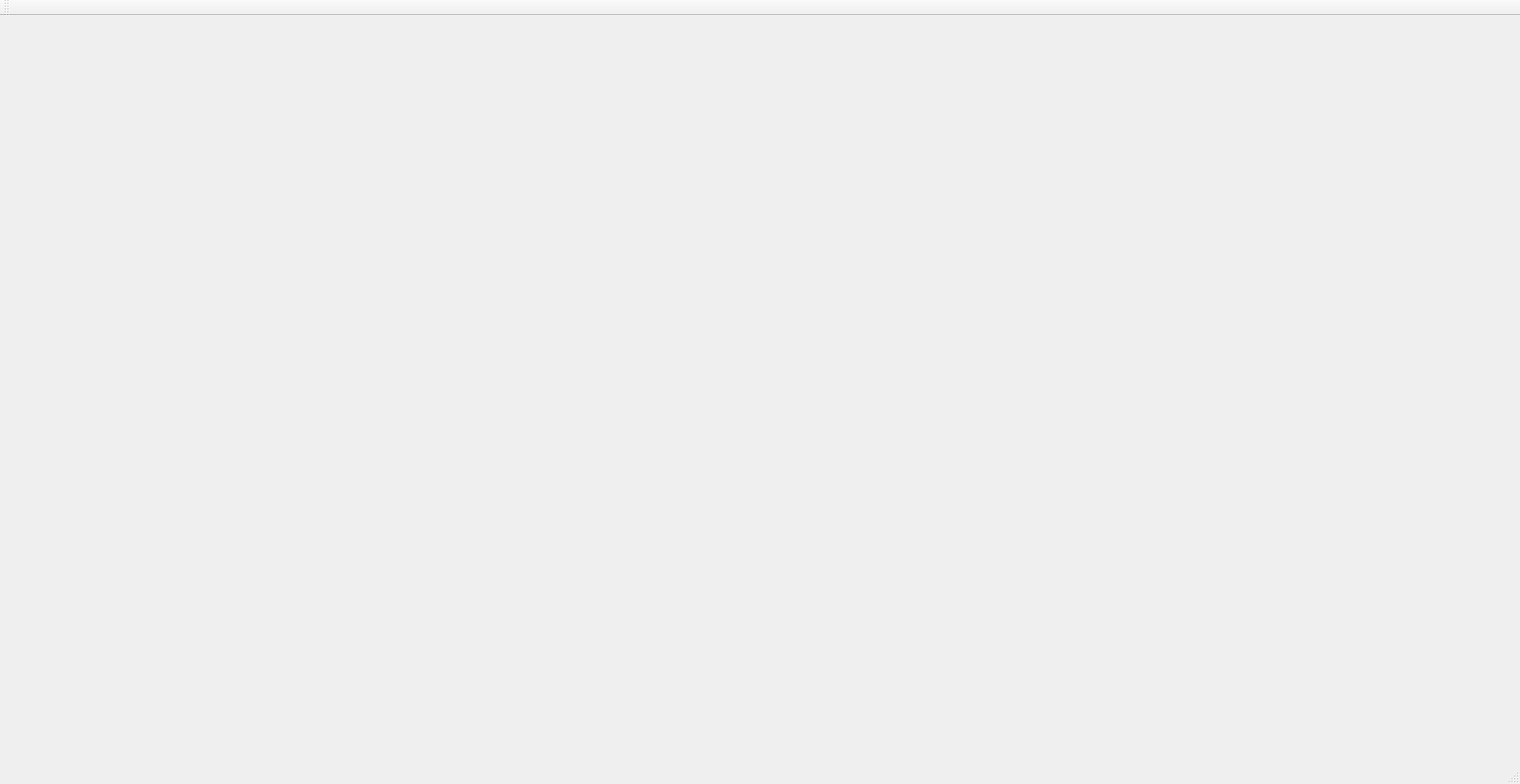
<?xml version="1.0" encoding="UTF-8"?>
<ui version="4.0">
 <class>MainWindow</class>
 <widget class="QMainWindow" name="MainWindow">
  <property name="geometry">
   <rect>
    <x>0</x>
    <y>0</y>
    <width>1616</width>
    <height>834</height>
   </rect>
  </property>
  <property name="windowTitle">
   <string>SatRot - Taking everyone to space</string>
  </property>
  <widget class="QWidget" name="centralWidget"/>
  <widget class="QMenuBar" name="menuBar">
   <property name="geometry">
    <rect>
     <x>0</x>
     <y>0</y>
     <width>1616</width>
     <height>39</height>
    </rect>
   </property>
  </widget>
  <widget class="QToolBar" name="mainToolBar">
   <attribute name="toolBarArea">
    <enum>TopToolBarArea</enum>
   </attribute>
   <attribute name="toolBarBreak">
    <bool>false</bool>
   </attribute>
  </widget>
  <widget class="QStatusBar" name="statusBar"/>
 </widget>
 <layoutdefault spacing="6" margin="11"/>
 <resources/>
 <connections/>
</ui>
